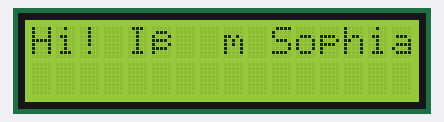
Recording of a sketch running on a simulated Arduino Uno, built with avr-gcc and run on an emulated ATmega328P. Parts: 16×2 character LCD.

Above: at 0.1 s.
At 1.1 s:
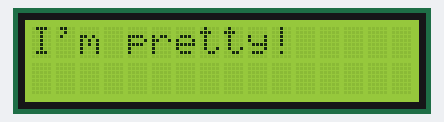
At 2.17 s:
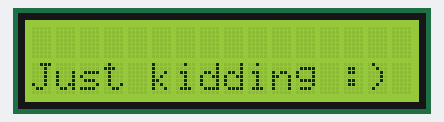
At 2.52 s:
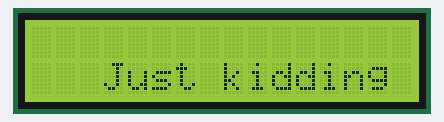
At 3.22 s:
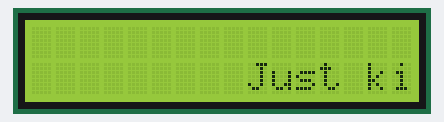
At 4.0 s:
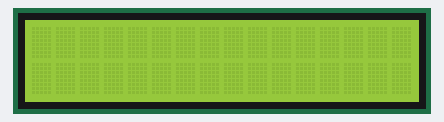

The sketch:

lcd.ino
```cpp
// LAB
// 顯示自己想要顯示的文字

#include <LiquidCrystal_I2C.h> // 需要下載函式庫 LiquidCrystal I2C

LiquidCrystal_I2C lcd(0x27,16,2); // 宣吿一個物件'lcd','lcd'為新的液晶顯示器

void setup()
{
  lcd.init();  // 初始化'lcd'
  lcd.backlight();  // 開啟背光
  lcd.setCursor(0,0);  // 設定游標位置（起始位置）
  lcd.print("Hi! I‘m Sophia!");  // 印出文字

  delay(1000); // 持續1秒鐘
}

void loop()
{
  lcd.clear(); // 每次開始印之前，先清除一次
  lcd.setCursor(0,0); // 設定游標位置（起始位置）
  lcd.print("I'm pretty!"); // 印出文字

  delay(1000); // 持續1秒鐘

  lcd.clear();
  for (int i=0; i<16; i++){
    lcd.setCursor(i, 1); // 設定游標位置（起始位置）
    lcd.print("Just kidding :)"); // 印出文字
    delay(100); // 一個位置持續0.1秒
    lcd.clear(); // 清除文字顯示
  }
  delay(1000); // 持續一秒鐘
}
```

Measured:
- by itself, everything shown: repeats every 3.9 s, in 18 steps
- what the display in image 1 shows lasts 1.0 s, from 1.1 s to 2.1 s
